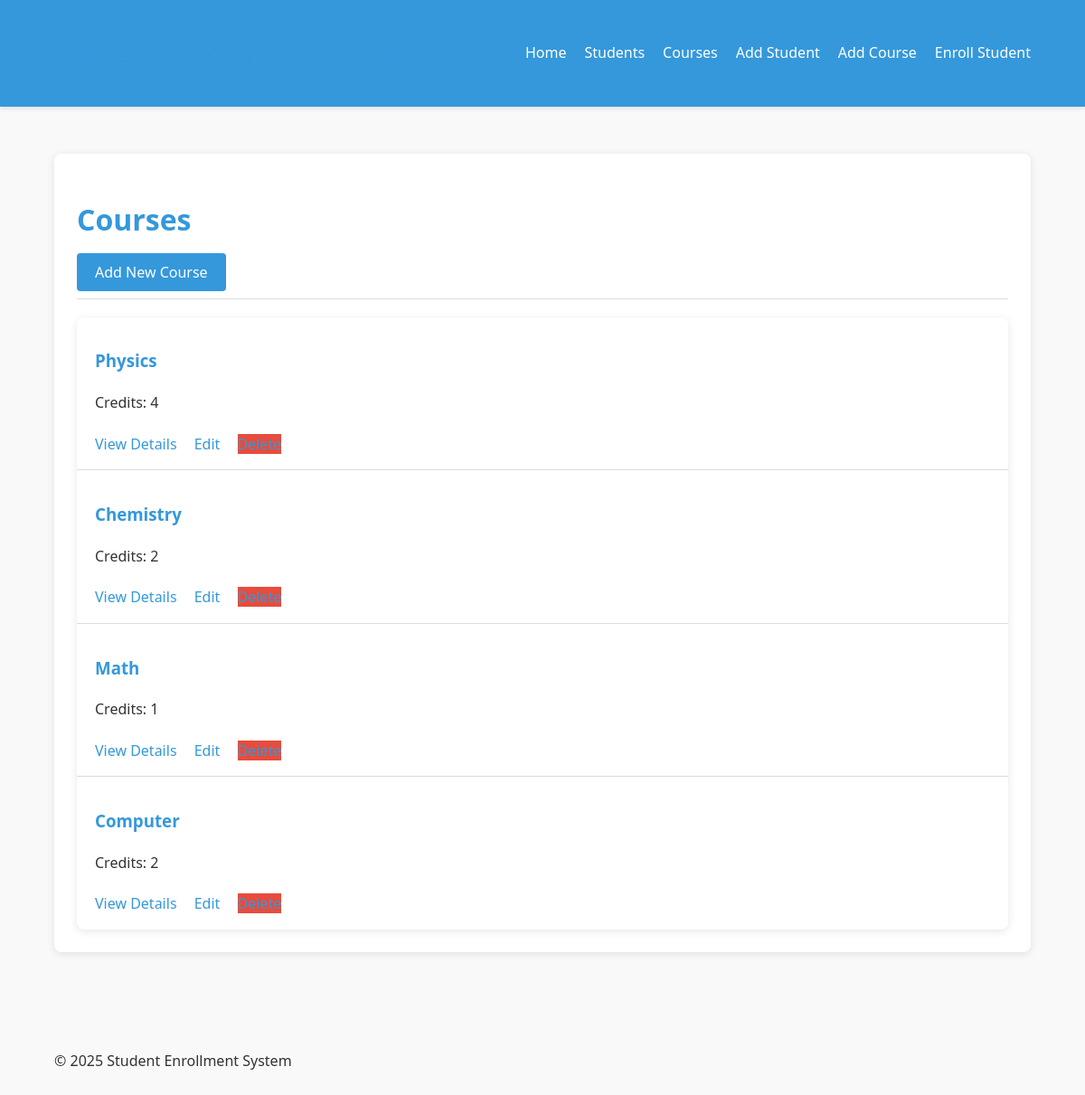
Page /accounts/courses/ on the committed database.
### accounts/models.py (models this page shows, shortened)
class Course(models.Model):
    name = models.CharField(max_length=100)  # Increase max_length for course name
    description = models.TextField()
    credits = models.PositiveIntegerField()  # Number of credit for the course.

### accounts/views.py (the view)
# urls.py: path('courses/', views.CourseListView.as_view(), name='course_list'),
class CourseListView(ListView):
    model = Course
    template_name = 'course_list.html'
    context_object_name = 'courses'

### accounts/templates/course_list.html (shortened to what this page needs)
{% extends 'base.html' %}
{% block content %}
<div class="detail-card">
    <div class="detail-header">
        <h1>Courses</h1>
        <a href="{% url 'course_create' %}" class="btn">Add New Course</a>
    </div>
    {% if courses %}
    <div class="list-container">
        {% for course in courses %}
        <div class="list-item">
            <h3>{{ course.name }}</h3>
            <p>Credits: {{ course.credits }}</p>
            <div class="action-links">
                <a href="{% url 'course_detail' course.pk %}">View Details</a>
                <a href="{% url 'course_update' course.pk %}">Edit</a>
                <a href="{% url 'course_delete' course.pk %}" class="btn-danger">Delete</a>
            </div>
        </div>
        {% endfor %}
    </div>
    {% else %}
    <p>No courses found. <a href="{% url 'course_create' %}">Add a course</a>.</p>
    {% endif %}
</div>
{% endblock %}

### accounts/static/css/style.css (style rules this page uses)
:root { --primary-color: #3498db; --secondary-color: #2ecc71; --accent-color: #e74c3c; --text-color: #333; --light-bg: #f9f9f9; --border-color: #ddd; }
body { font-family: 'Segoe UI', Tahoma, Geneva, Verdana, sans-serif; line-height: 1.6; color: var(--text-color); background-color: var(--light-bg); margin: 0; padding: 0; }
h1, h2, h3 { color: var(--primary-color); }
button, .btn { background-color: var(--primary-color); color: white; border: none; padding: 10px 20px; border-radius: 4px; cursor: pointer; font-size: 16px; transition: background-color 0.3s; }
.btn-danger { background-color: var(--accent-color); }
.list-container { background-color: white; border-radius: 8px; box-shadow: 0 2px 10px rgba(0, 0, 0, 0.1); overflow: hidden; }
.list-item { padding: 15px 20px; border-bottom: 1px solid var(--border-color); transition: background-color 0.3s; }
.list-item:last-child { border-bottom: none; }
.detail-card { background-color: white; border-radius: 8px; box-shadow: 0 2px 10px rgba(0, 0, 0, 0.1); padding: 25px; margin-bottom: 20px; }
.detail-header { border-bottom: 1px solid var(--border-color); padding-bottom: 15px; margin-bottom: 20px; }
a { color: var(--primary-color); text-decoration: none; transition: color 0.3s; }
.action-links { margin-top: 20px; }
.action-links a { margin-right: 15px; }

### rows in the picture
Course: name "Physics", credits "4"
Course: name "Chemistry", credits "2"
Course: name "Math", credits "1"
Course: name "Computer", credits "2"
